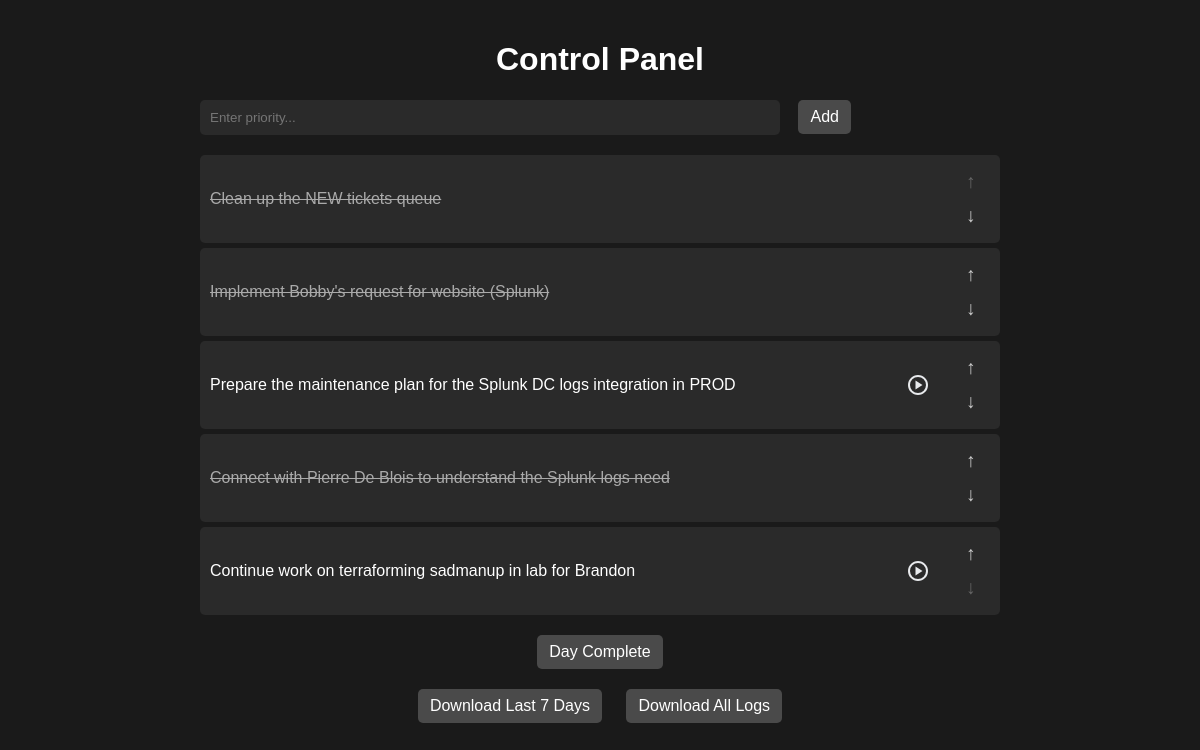
/control, run on the app's committed database.
### tables this page shows
CREATE TABLE current_tasks (
        id INTEGER PRIMARY KEY AUTOINCREMENT,
        name TEXT NOT NULL,
        status TEXT NOT NULL,
        start_time REAL,
        time_spent REAL DEFAULT 0,
        pause_time REAL,
        position INTEGER
    );

### app.py (the view)
@app.route('/control')
def control():
    tasks = get_current_tasks()
    enumerated_tasks = list(enumerate(tasks))
    return render_template('control.html', tasks=enumerated_tasks)

### app.py (called while the page is built)
def get_current_tasks():
    conn = sqlite3.connect(DB_FILE, timeout=10)
    conn.row_factory = sqlite3.Row
    c = conn.cursor()
    c.execute("SELECT id, name, status, start_time, time_spent, pause_time, position FROM current_tasks ORDER BY position, id")
    tasks = [dict(row) for row in c.fetchall()]
    conn.close()
    return tasks

### templates/control.html (shortened to what this page needs)
<!DOCTYPE html>
<html lang="en">
<head>
</head>
<body>
    <div class="container">
        <h1>Control Panel</h1>
        <form id="taskForm">
            <input type="text" id="task" name="task" placeholder="Enter priority..." required>
            <button type="submit">Add</button>
        </form>
        <div class="task-list">
            {% for index, task in tasks %}
                <div class="task-container">
                    <div class="task-content">
                        <span class="task {{ task.status }}">{{ task.name }}</span>
                        <div class="action-buttons">
                            {% if task.status == 'pending' %}
                                <button class="icon-button" onclick="togglePlayPause({{ index }}, 'start')">
                                    <img src="/static/play.svg" alt="Play" class="task-{{ index }}-icon">
                                </button>
                            {% endif %}
                        </div>
                    </div>
                    <div class="move-buttons">
                        {% if index > 0 %}
                            <button onclick="moveTask({{ index }}, 'up')">↑</button>
                        {% else %}
                            <button disabled>↑</button>
                        {% endif %}
                        {% if index < tasks|length - 1 %}
                            <button onclick="moveTask({{ index }}, 'down')">↓</button>
                        {% else %}
                            <button disabled>↓</button>
                        {% endif %}
                    </div>
                </div>
            {% endfor %}
        </div>
        <div class="day-complete">
            <button onclick="dayComplete()">Day Complete</button>
        </div>
        <div class="logs">
            <button onclick="downloadLogs('last7')">Download Last 7 Days</button>
            <button onclick="downloadLogs('all')">Download All Logs</button>
        </div>
    </div>
</body>
</html>

### templates/control.html (style rules this page uses)
body { background-color: #1a1a1a; color: #ffffff; font-family: Arial, sans-serif; margin: 0; padding: 20px; }
.container { max-width: 800px; margin: 0 auto; }
h1 { text-align: center; }
input[type="text"] { padding: 10px; width: 70%; background-color: #2a2a2a; border: none; color: #fff; border-radius: 5px; margin-right: 10px; }
button { padding: 8px 12px; background-color: #4a4a4a; border: none; color: #fff; border-radius: 5px; cursor: pointer; font-size: 1em; margin: 0 4px; }
.task-list { margin-top: 20px; }
.task-container { display: flex; align-items: center; padding: 10px; margin: 5px 0; background-color: #2a2a2a; border-radius: 5px; }
.task-content { flex-grow: 1; display: flex; justify-content: space-between; align-items: center; }
.task { flex-grow: 1; }
.task.completed { color: #aaaaaa; text-decoration: line-through; }
.move-buttons { display: flex; flex-direction: column; margin-left: 10px; }
.move-buttons button { padding: 6px 8px; background: transparent; font-size: 1.2em; width: 30px; text-align: center; border: none; box-shadow: none; outline: none; color: #cccccc; -webkit-appearance: none; -moz-appearance: none; appearance: none; }
.move-buttons button:disabled { background: transparent; cursor: not-allowed; color: #666; border: none; box-shadow: none; outline: none; -webkit-appearance: none; -moz-appearance: none; appearance: none; }
.action-buttons { display: flex; gap: 4px; align-items: center; }
.day-complete, .logs { margin-top: 20px; text-align: center; }
.logs button { margin: 0 10px; }
.icon-button { padding: 8px; background: none; border: none; cursor: pointer; }
.icon-button img { width: 24px; height: 24px; vertical-align: middle; }

### data on the page
current_tasks: name "Clean up the NEW tickets queue"
current_tasks: name "Implement Bobby's request for website (Splunk)"
current_tasks: name "Prepare the maintenance plan for the Splunk DC logs integration in PROD", status "pending" (drawn)
current_tasks: name "Connect with Pierre De Blois to understand the Splunk logs need"
current_tasks: name "Continue work on terraforming sadmanup in lab for Brandon", status "pending" (drawn)
